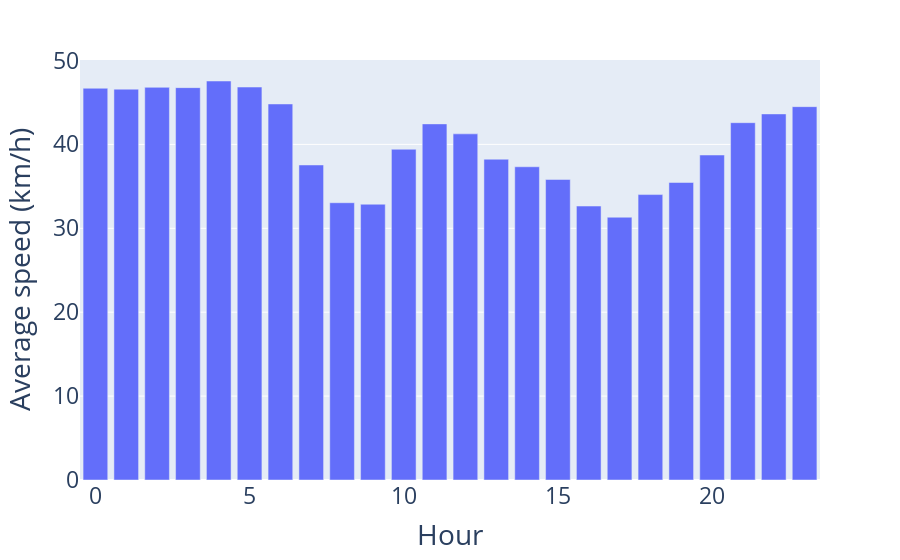

The code cell stored with this chart in its notebook:
### Code cell
import plotly.express as px
fig = px.bar(best_iteration_error_result, x='interval', y='speed')
fig.update_layout(#title='Average High and Low Temperatures in New York',
                       xaxis_title='Hour',
                       yaxis_title='Average speed (km/h)',
                       font_size = 23)
fig.show()

### Figure 1 — Plotly figure (JSON) as saved in the notebook; plotly's stock layout.template omitted (floating-point values rounded to 4 significant figures)
{"data": [{"alignmentgroup": "True", "hovertemplate": "interval=%{x}<br>speed=%{y}<extra></extra>", "legendgroup": "", "marker": {"color": "#636efa", "pattern": {"shape": ""}}, "name": "", "offsetgroup": "", "orientation": "v", "showlegend": false, "textposition": "auto", "type": "bar", "x": [0, 1, 2, 3, 4, 5, 6, 7, 8, 9, 10, 11, 12, 13, 14, 15, 16, 17, 18, 19, 20, 21, 22, 23], "xaxis": "x", "y": [46.69, 46.58, 46.8, 46.76, 47.56, 46.84, 44.82, 37.55, 33.05, 32.87, 39.42, 42.44, 41.26, 38.23, 37.33, 35.82, 32.65, 31.32, 34.02, 35.46, 38.74, 42.59, 43.63, 44.5], "yaxis": "y"}], "layout": {"barmode": "relative", "font": {"size": 23}, "legend": {"tracegroupgap": 0}, "margin": {"t": 60}, "xaxis": {"anchor": "y", "domain": [0, 1], "title": {"text": "Hour"}}, "yaxis": {"anchor": "x", "domain": [0, 1], "title": {"text": "Average speed (km/h)"}}}}
